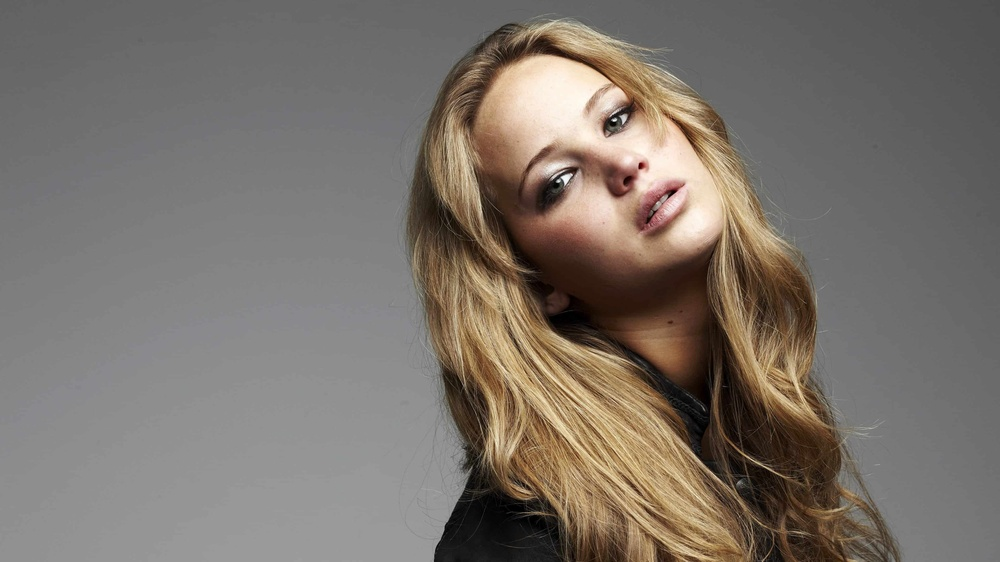
#> input picture images/jeniffer.jpg, 1000 x 562 px, shrunk from 3840 x 2160 before the run, found by its file name
$ python task6.py
#> lines starting #> are read from the running program, lines starting #| are printed output that depends on the picture; after the words box and inside, x2 and y2 are one past the last pixel; in counts of white or black regions, pixels touching at a corner belong together
import cv2
import numpy as np
import matplotlib.pyplot as plt

# Function to perform selective histogram equalization
def selective_histogram_equalization(image, mask):
    # Apply histogram equalization to the foreground only
    foreground = cv2.bitwise_and(image, image, mask=mask)
    equalized_foreground = cv2.equalizeHist(foreground)

    # Use the mask to extract the background
    background = cv2.bitwise_and(image, image, mask=cv2.bitwise_not(mask))

    # Combine the equalized foreground with the original background
    final_image = cv2.add(background, equalized_foreground)

    return final_image

# Load the grayscale image
img = cv2.imread('C:\\Users\spram\Documents\IPNMV\images\jeniffer.jpg', cv2.IMREAD_GRAYSCALE)
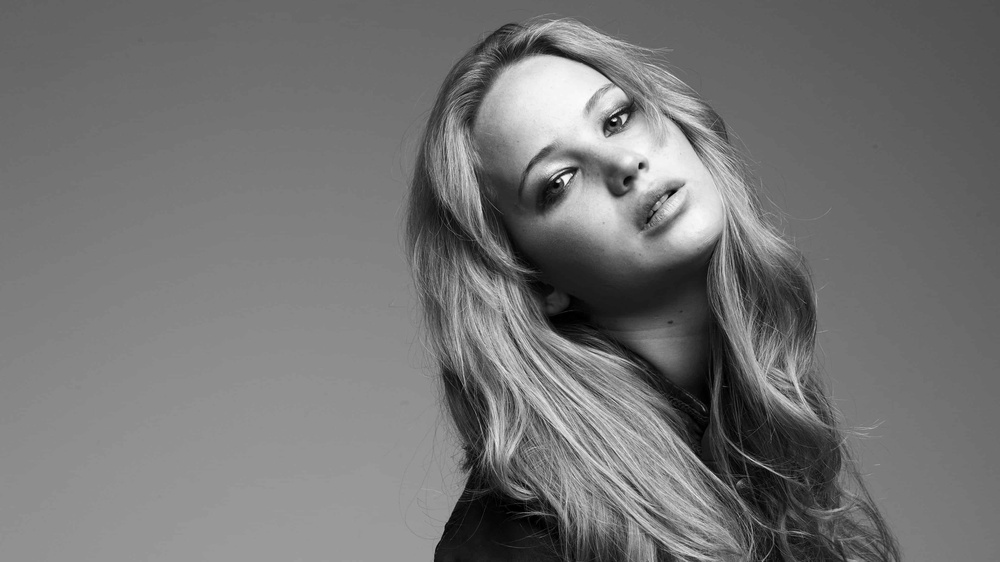
#> img: shape (562, 1000); min 0, max 253, mean 115.8

# Check if the image was loaded successfully
if img is None:
    print("Error: Image not found or path is incorrect")
else:
    # Step 1: Threshold the image to create a mask for the foreground
    _, mask = cv2.threshold(img, 128, 255, cv2.THRESH_BINARY)  # Binary mask where 1 represents foreground
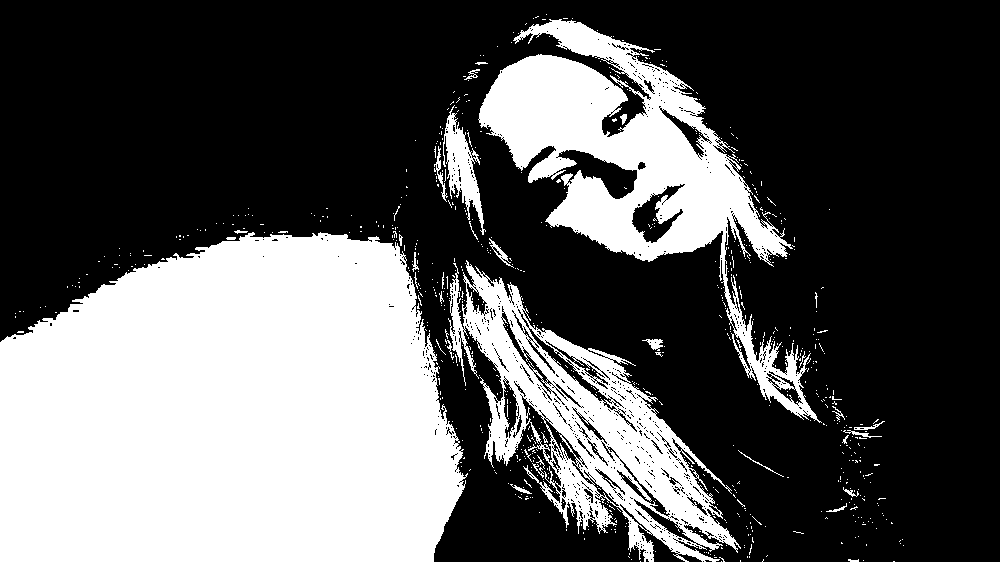
#> mask: shape (562, 1000); 35.7% white; 726 white regions (692 under 20 px), largest, box (x1, y1, x2, y2) and area: (0, 232, 468, 562) 130211, (478, 19, 822, 423) 37853, (448, 260, 741, 562) 27135

    # Step 2: Apply selective histogram equalization using the mask
    result_img = selective_histogram_equalization(img, mask)
#> in selective_histogram_equalization, `foreground = cv2.bitwise_and(image, image, mask=mask)`:
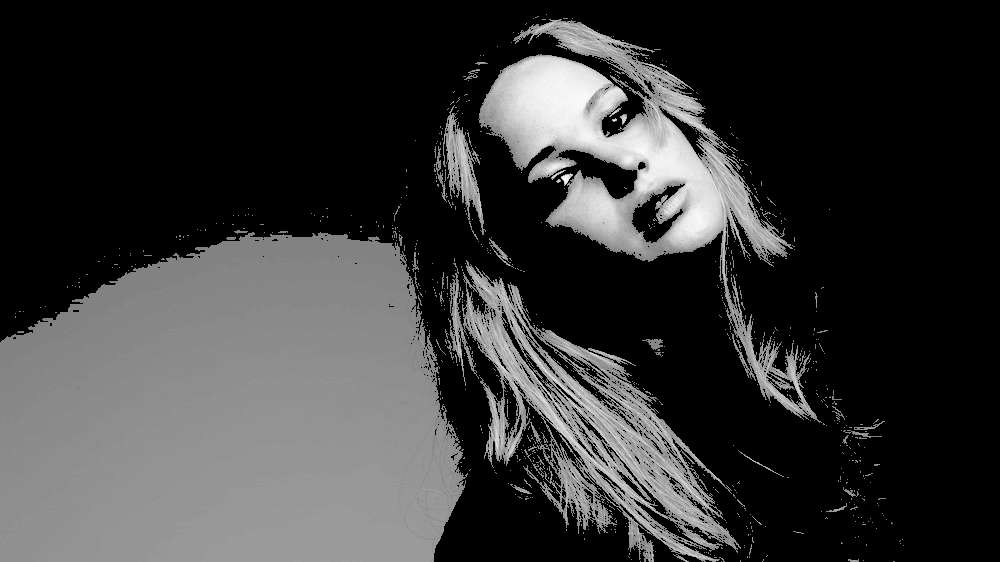
#> foreground: shape (562, 1000); min 0, max 253, mean 54.9
#> in selective_histogram_equalization, `equalized_foreground = cv2.equalizeHist(foreground)`:
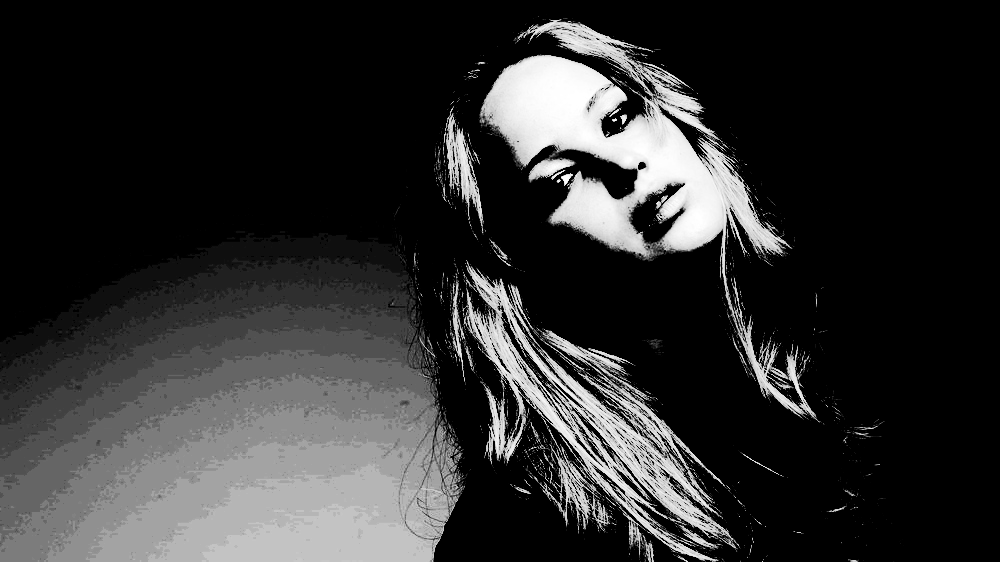
#> equalized_foreground: shape (562, 1000); min 0, max 255, mean 47
#> in selective_histogram_equalization, `background = cv2.bitwise_and(image, image, mask=cv2.bitwise_not(mask))`:
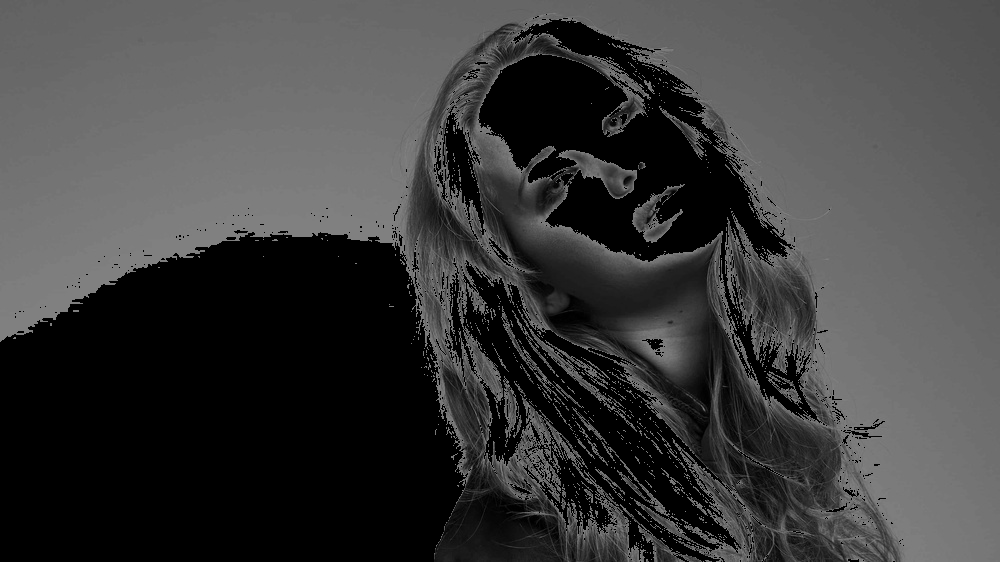
#> background: shape (562, 1000); min 0, max 128, mean 60.9
#> in selective_histogram_equalization, `final_image = cv2.add(background, equalized_foreground)`:
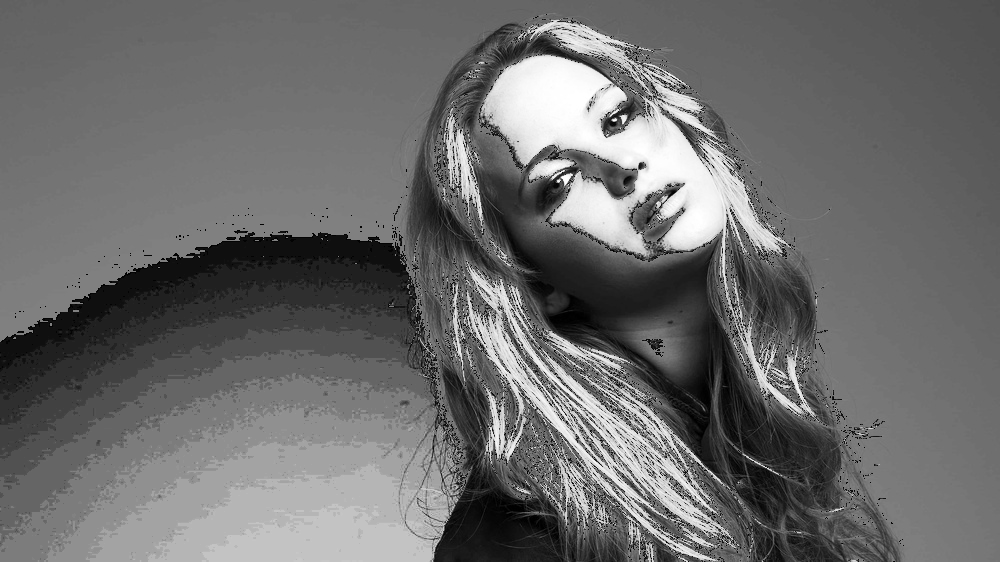
#> final_image: shape (562, 1000); min 0, max 255, mean 108

    # Plot the original, mask, and result images
    plt.figure(figsize=(15, 5))

    # Original image
    plt.subplot(1, 3, 1)
    plt.imshow(img, cmap='gray')
    plt.title('Original Image')

    # Mask
    plt.subplot(1, 3, 2)
    plt.imshow(mask, cmap='gray')
    plt.title('Foreground Mask')

    # Result image
    plt.subplot(1, 3, 3)
    plt.imshow(result_img, cmap='gray')
    plt.title('Selective Histogram Equalization')

    plt.show()

$ run again, with images/daisy.jpg copied over images/jeniffer.jpg
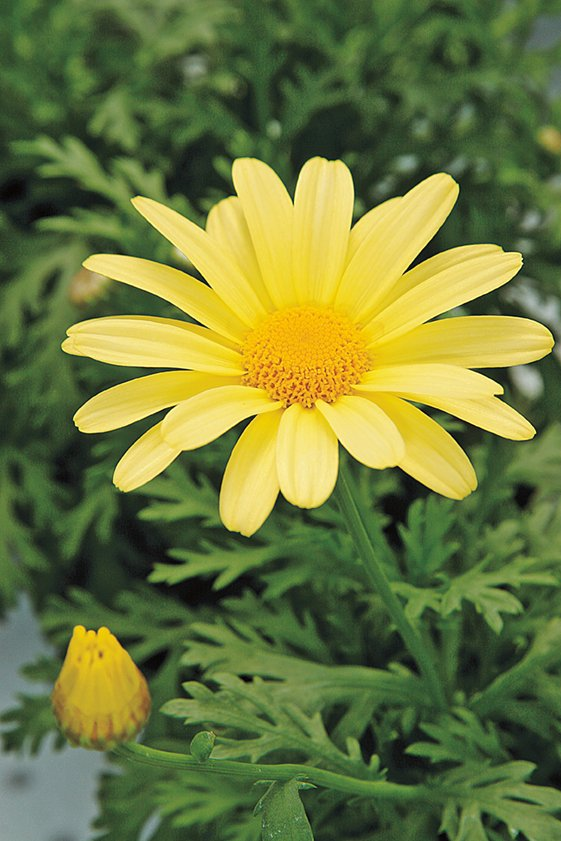
#> input picture images/daisy.jpg, 561 x 841 px, found by its file name
#> `_, mask = cv2.threshold(img, 128, 255, cv2.THRESH_BINARY)`:
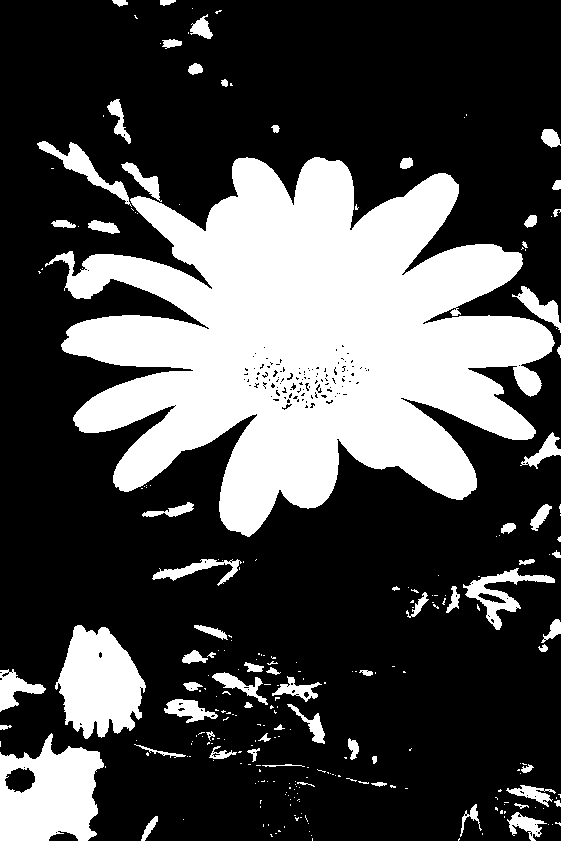
#> mask: shape (841, 561); 29.5% white; 260 white regions (192 under 20 px), largest, box (x1, y1, x2, y2) and area: (45, 157, 555, 537) 108704, (0, 733, 104, 841) 7804, (55, 625, 146, 739) 6897
#> in selective_histogram_equalization, `final_image = cv2.add(background, equalized_foreground)`:
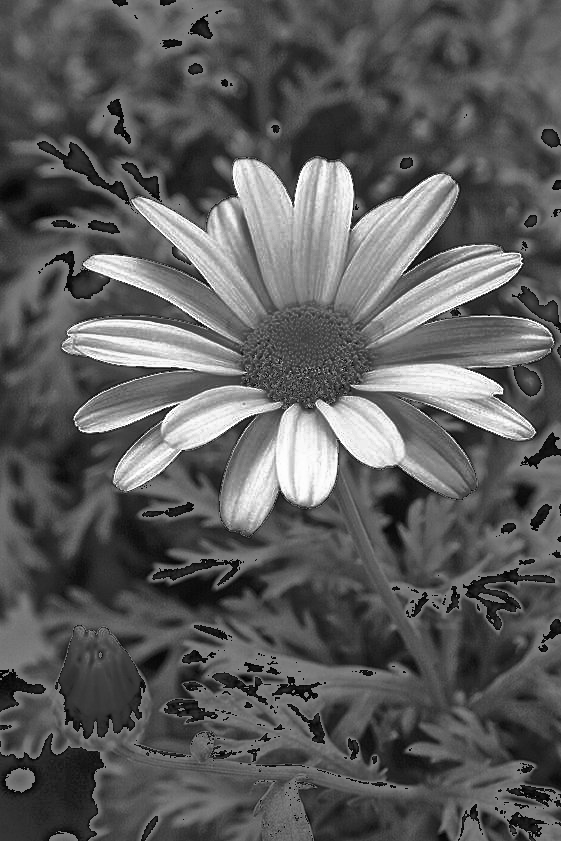
#> final_image: shape (841, 561); min 0, max 255, mean 92

$ run again, with images/emma.jpg copied over images/jeniffer.jpg
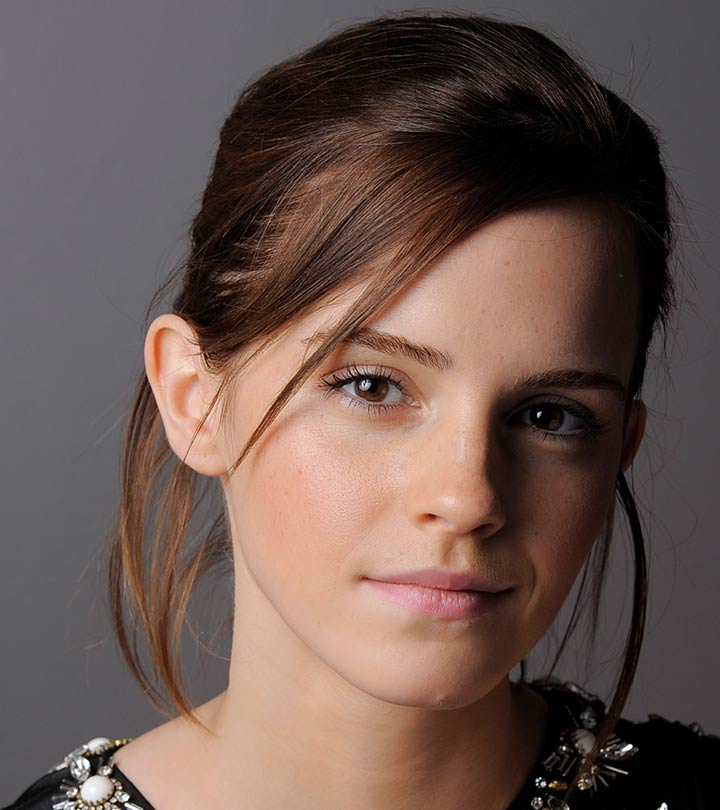
#> input picture images/emma.jpg, 720 x 810 px, found by its file name
#> `_, mask = cv2.threshold(img, 128, 255, cv2.THRESH_BINARY)`:
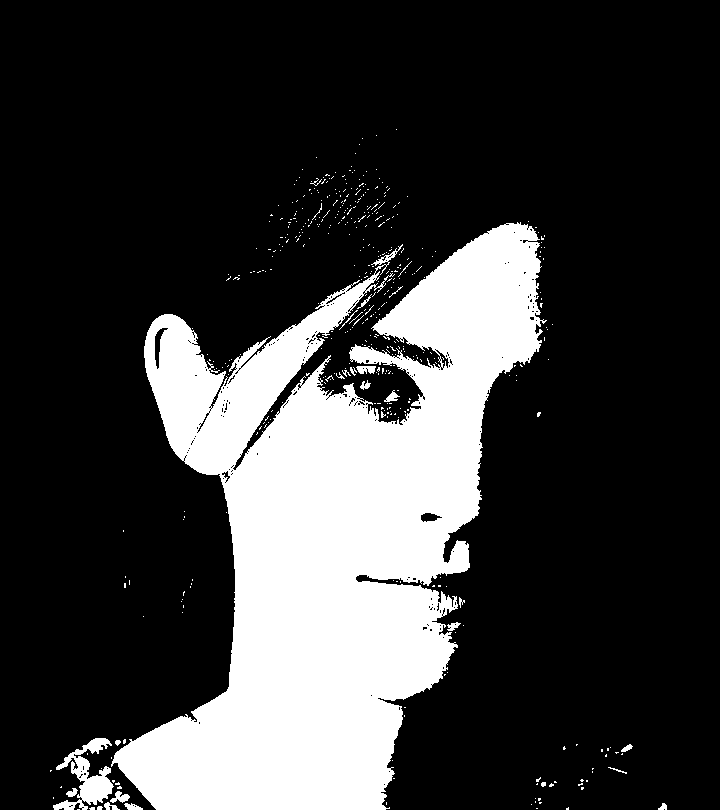
#> mask: shape (810, 720); 22.9% white; 460 white regions (435 under 20 px), largest, box (x1, y1, x2, y2) and area: (111, 222, 547, 810) 129348, (53, 738, 114, 810) 1746, (110, 791, 130, 803) 128
#> in selective_histogram_equalization, `final_image = cv2.add(background, equalized_foreground)`:
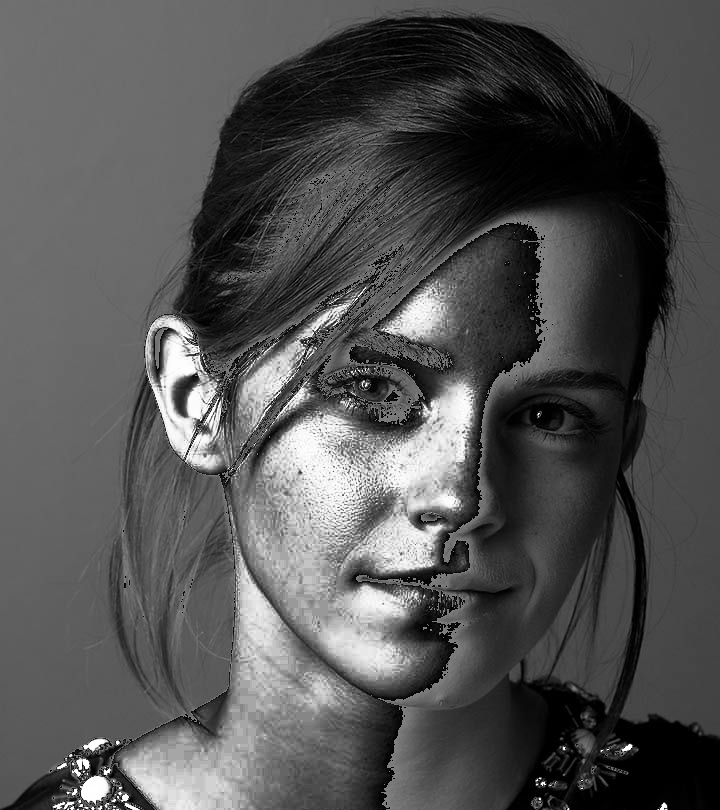
#> final_image: shape (810, 720); min 0, max 255, mean 82.1
